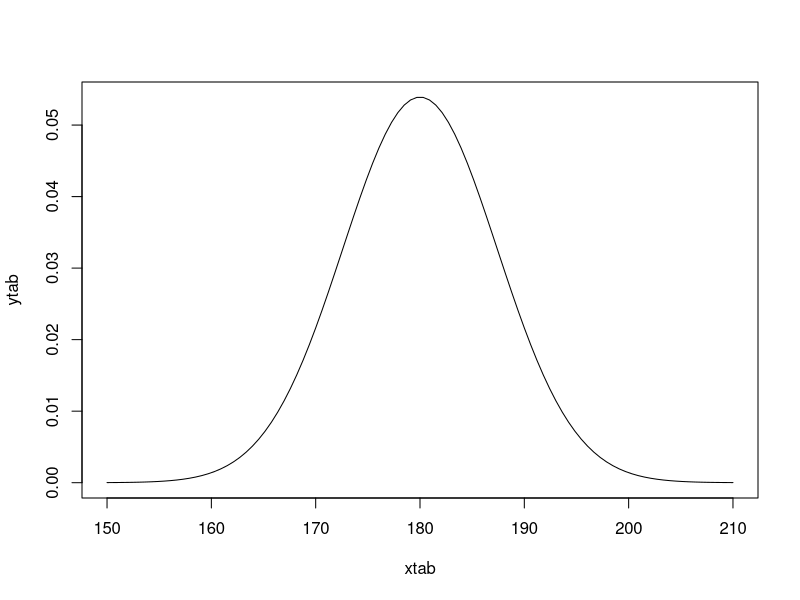
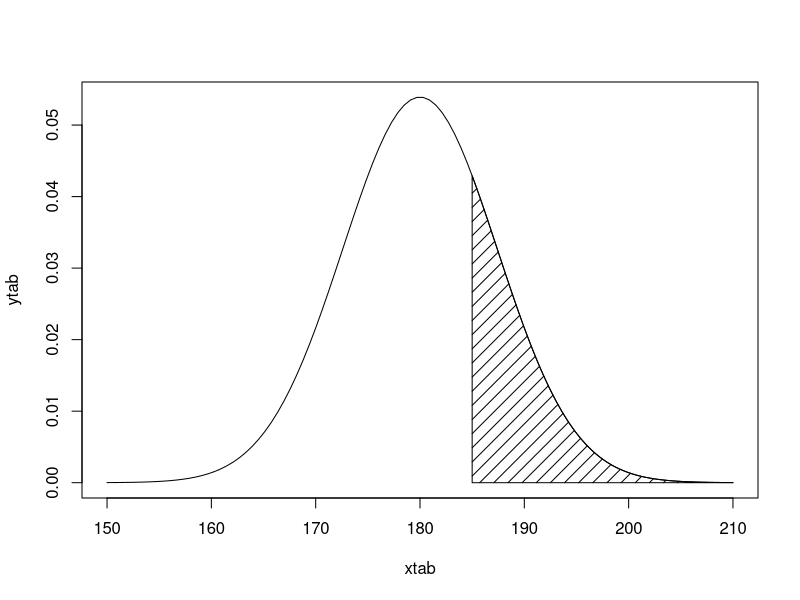
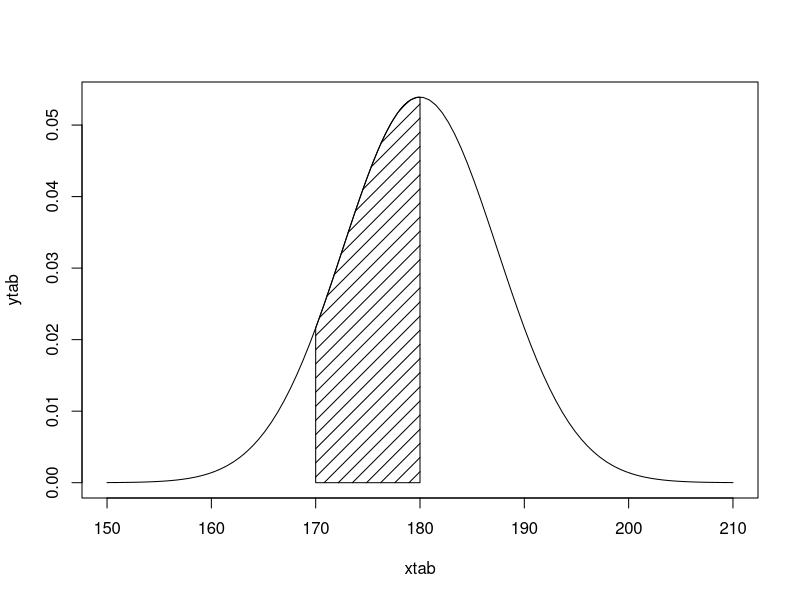
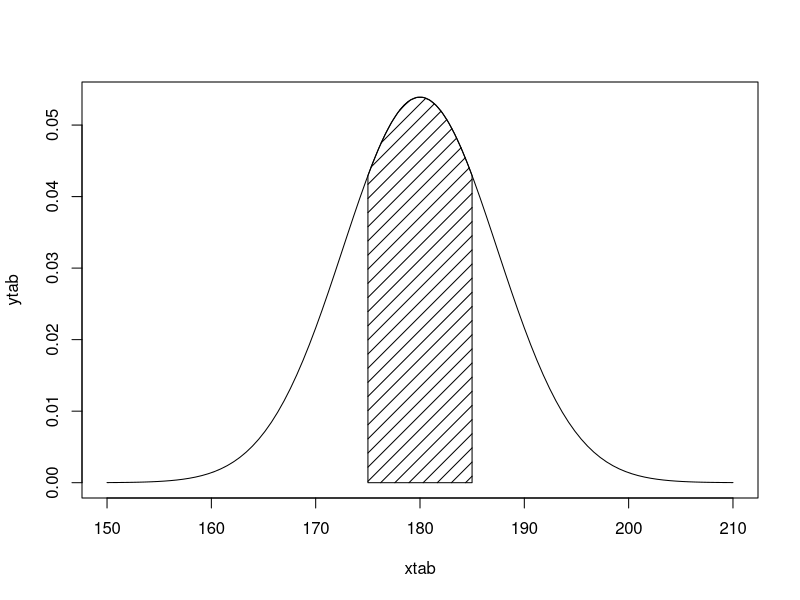
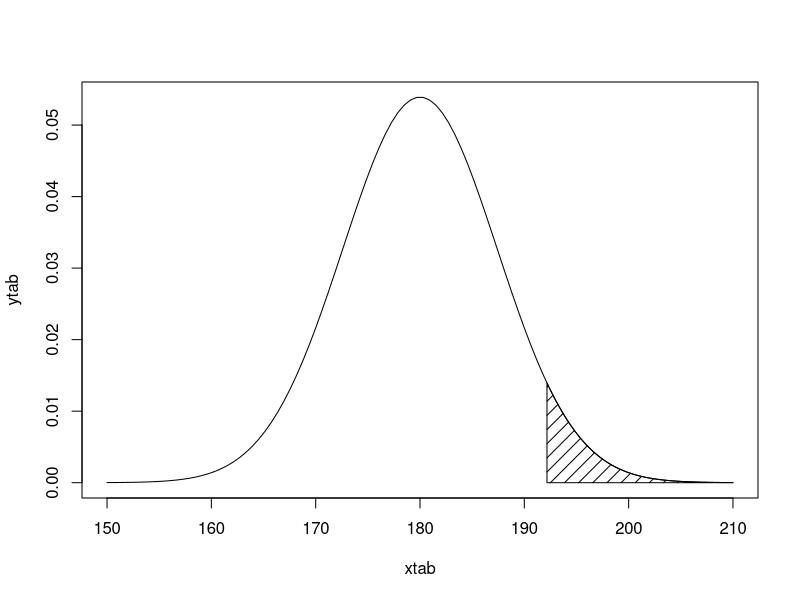

These figures' R source, in order:
## ---- chunk 1
M <- 180
## ---- chunk 2
S <- 7.4
## ---- chunk 3
D <- function (x) {
    dnorm (x, mean = M, sd = S)
}
## ---- chunk 4
P <- function (x) {
    pnorm (q = x, mean = M, sd = S)
}
## ---- chunk 5
Q <- function (x) {
    qnorm (x, mean = M, sd = S)
}
## ---- chunk 6
Xmin <- 150
Xmax <- 210

Dplot <- function () {
    xtab <- seq (Xmin, Xmax, length.out = 100)
    ytab <- D (xtab)
    plot (xtab, ytab, type = "l")
}

Dplot ()
## ---- chunk 7
Fplot <- function (xmin, xmax) {
    xtab <- seq (xmin, xmax, length.out = 100)
    ytab <- D (xtab)
    polygon (x = c (xmin, xtab, xmax, xmin), y = c (0, ytab, 0, 0), density = 10)
}
## ---- chunk 8
Dplot ()
Fplot (185, Xmax)
## ---- chunk 9
1 - P (185)
## ---- chunk 10
Dplot ()
Fplot (170, 180)
## ---- chunk 11
P (180) - P (170)
## ---- chunk 12
q1 <- Q (0.25)
q3 <- Q (0.75)
c (q1, q3)
## ---- chunk 13
Dplot()
Fplot (q1, q3)
## ---- chunk 14
q <- Q (1 - 0.05)
q
## ---- chunk 15
Dplot ()
Fplot (q, Xmax)
